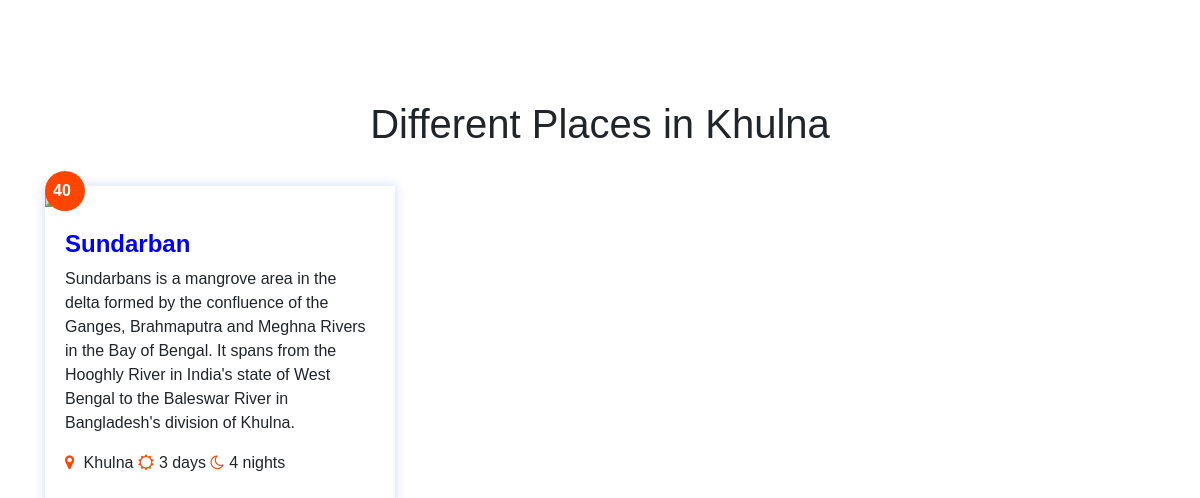
Screenshot of /Khulna.php with the database file from the repository.
### tables this page shows
CREATE TABLE `khulna` (
  `id` int(11) NOT NULL,
  `images` varchar(100) DEFAULT NULL,
  `price` int(20) DEFAULT NULL,
  `place` varchar(30) DEFAULT NULL,
  `details` varchar(1000) DEFAULT NULL,
  `myfile` varchar(30) DEFAULT NULL
);

### Khulna.php (the view, shortened to what this page needs)
<!doctype html>
<html lang="en">
  <head>
    <link rel="stylesheet" href="Web1.css">
    <link rel="stylesheet" href="web11.css">
    <link rel="stylesheet" href="https://stackpath.bootstrapcdn.com/font-awesome/4.7.0/css/font-awesome.min.css">
    <link rel="stylesheet" href="https://stackpath.bootstrapcdn.com/bootstrap/4.3.1/css/bootstrap.min.css">
  </head>
  <body>
            <section class="features">
            <h1>Different Places in Khulna</h1>
            <div class="container">
            <?php
          include("connection.php");
          $query = "SELECT * FROM  Khulna " ;
          $data = mysqli_query($conn, $query);
          $total = mysqli_num_rows($data);
          if($total>0){
                  $num = 0;
                  while(1){
                        echo "<div class='row'>";
                                while($result = mysqli_fetch_assoc($data)){
                                  echo "
                                        <div class='col-md-4'>
                                              <div class='feature-box'>
                                                <div class='feature-img'>
                                                  ";
                                                  $hh = $result['myfile'];
                                                  $hh.=".php";
                                                  echo "
                                                  <a href='$hh'><img src='".$result['images']."'></a>
                                                  <div class='price'>
                                                    <p> ".$result["price"]." </p>
                                                  </div>
                                                </div>
                                                <div class='feature-details'>
                                                <h4> ".$result["myfile"]." </h4>
                                                  <p> ".$result["details"]."
                                                  <div>
                                                  <span><i class='fa fa-map-marker'></i> ".$result["place"]." </span>
                                                  <span><i class='fa fa-sun-o'></i>3 days</span>
                                                  <span><i class='fa fa-moon-o'></i>4 nights</span>
                                                </div>
                                                  </p>
                                                </div>
                                              </div>
                                            </div>
                                ";
                                $num++;
                                if($num%3 == 0 || ($num == $total)){
                                              break;
                                }
                              }
                        echo "</div>";
                        if($num == $total)
                            break;
                    }
                }
                else{
                   echo "No images.";
                }
             ?>
            </div>
          </section>
            </body>
            </html>

### web1.css (style rules this page uses)
* { padding: 0px; margin: 0px; font-family: sans-serif; }
.features { padding: 100px 0; }
h1 { text-align: center; padding-bottom: 30px; }
.price { height: 40px; width: 40px; background: orangered; border-radius: 50%; color: #fff; padding: 8px; font-weight: 600; bottom: -1px; position: absolute; }
.feature-img { position: relative; }
.feature-details { padding: 20px; justify-content: center; }
.feature-details h4 { font-weight: 600; margin-top: 0px; }
.feature-details .fa { margin-right: 5px; color: orangered; }
.feature-box { box-shadow: 0 0 10px 1px rgba(37,73,214,0.18); margin-bottom: 10px; }
.feature-details h4 { color: blue; }

### rows the page displays
khulna: price "40", myfile "Sundarban", details "Sundarbans is a mangrove area in the delta formed by the confluence of the Ganges, Brahmaputra and Meghna Rivers in the Bay of Bengal. It spans from the Hooghly River in India's state of West Bengal to the Baleswar River in Bangladesh's division of Khulna.", place "Khulna"
